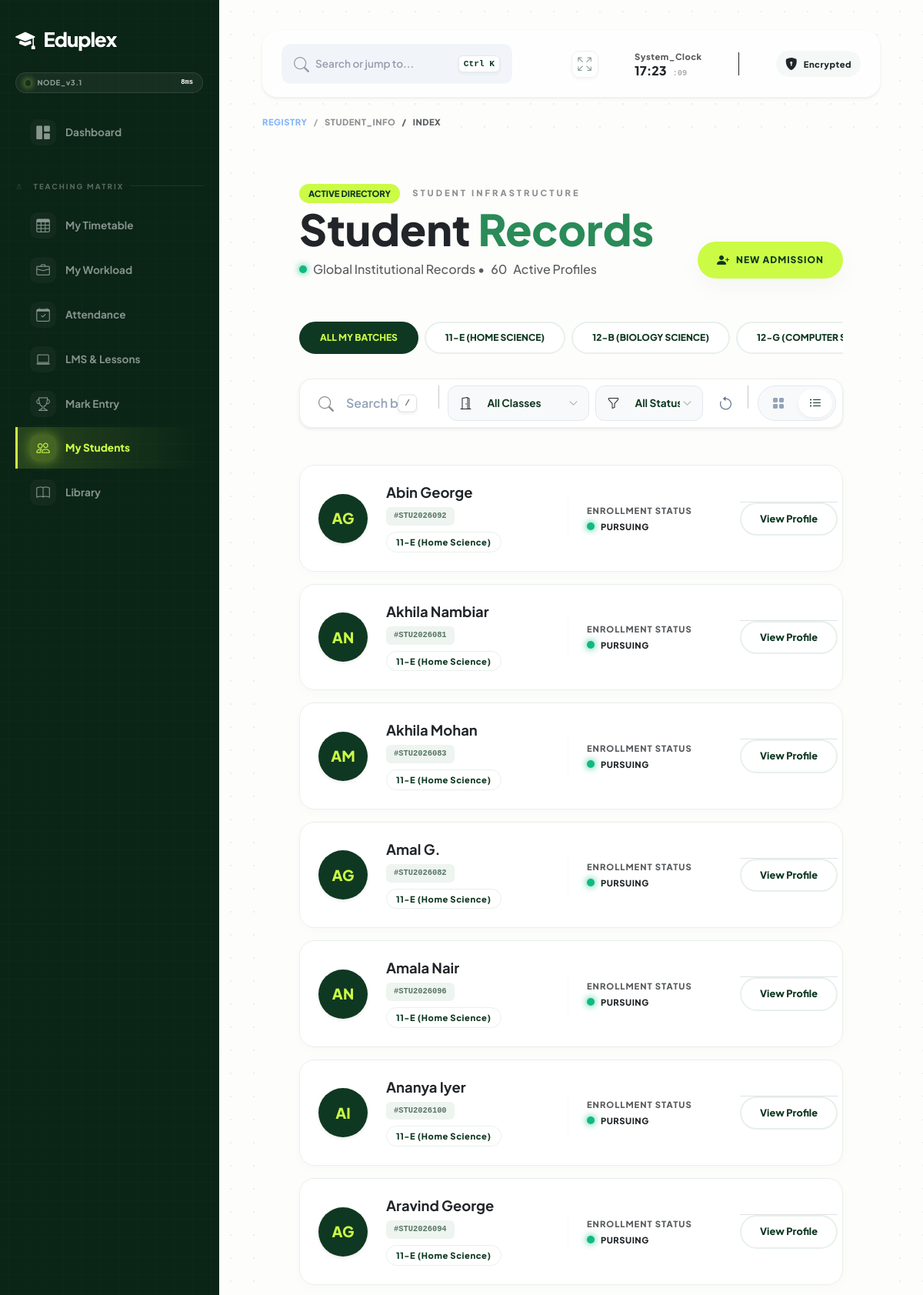
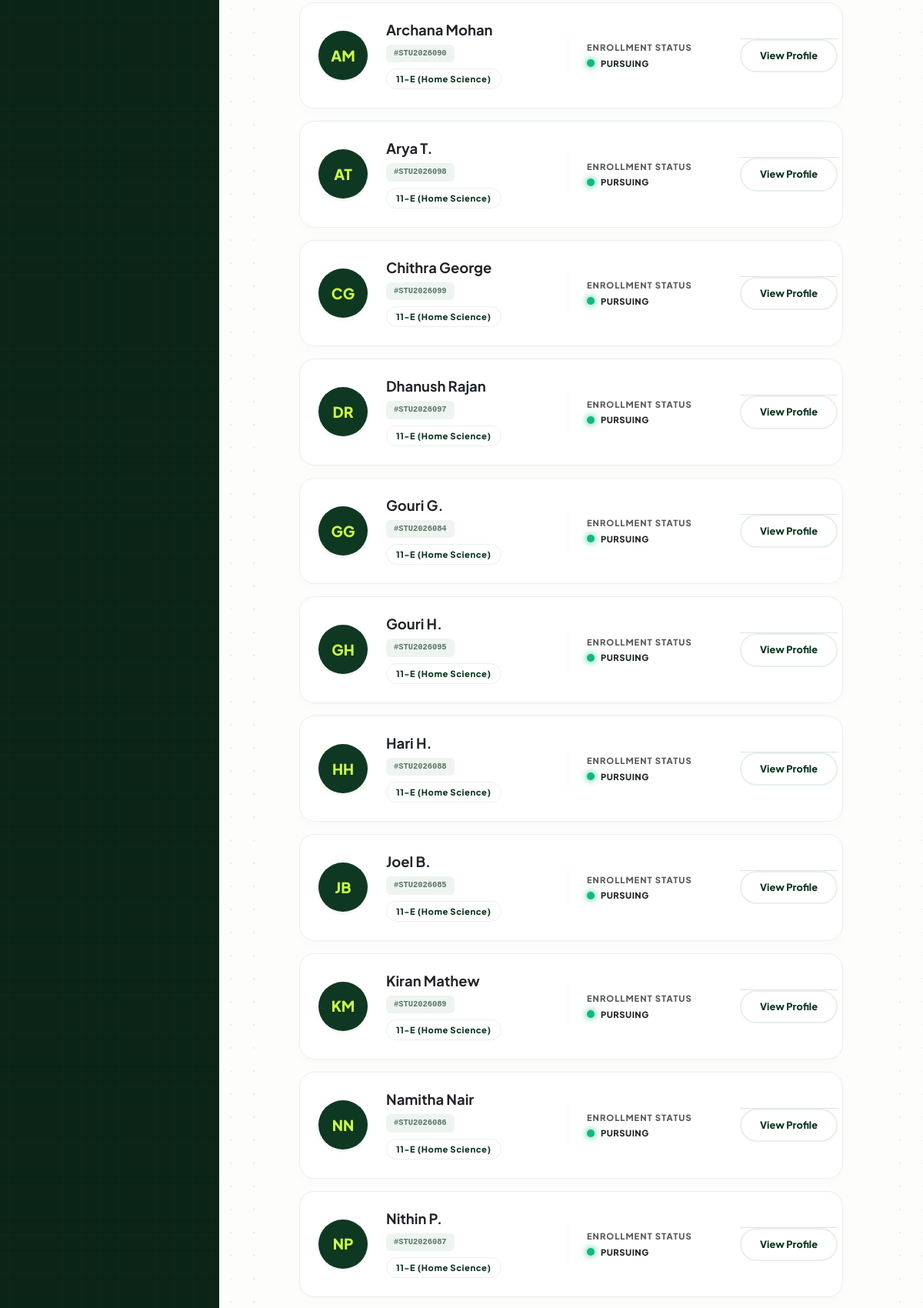
Page /student_info/ (signed in, upper part) on the committed database (2 pictures, top to bottom).
### admission/models.py (models this page shows, shortened)
class ClassRoom(models.Model):
    STANDARD_CHOICES = [(str(i), str(i)) for i in range(1, 13)]
    DIVISION_CHOICES = [
        ('A1', 'A1'), ('A2', 'A2'), ('B1', 'B1'), ('B2', 'B2'),
        ('C1', 'C1'), ('C2', 'C2'), ('D1', 'D1'), ('D2', 'D2'),
        ('E1', 'E1'), ('E2', 'E2'), ('F1', 'F1'), ('F2', 'F2'),
        ('G1', 'G1'), ('G2', 'G2'), ('H1', 'H1'), ('H2', 'H2'),
        ('I1', 'I1'), ('I2', 'I2'), ('J1', 'J1'), ('J2', 'J2'),
        ('K1', 'K1'), ('K2', 'K2'), ('A', 'A'), ('B', 'B'), ('C', 'C'), ('D', 'D')
    ]
    standard = models.CharField(max_length=5, choices=STANDARD_CHOICES)
    division = models.CharField(max_length=5, choices=DIVISION_CHOICES)
    stream = models.ForeignKey(Stream, on_delete=models.SET_NULL, null=True, blank=True)
    class_teacher = models.OneToOneField(
        'staff.Staff',
        on_delete=models.SET_NULL,
        null=True,
        blank=True,
        related_name='class_teacher_of',
        help_text="The teacher in charge of this specific class."
    )
    name = models.CharField(max_length=100, blank=True, editable=False)
    total_seats = models.IntegerField(default=60)
    class Meta:
        unique_together = ['standard', 'division']
        ordering = ['standard', 'division']
    def __str__(self):
        return self.name

### student_info/models.py (models this page shows, shortened)
class Student(models.Model):
    STUDENT_STATUS = [
        ('pursuing', 'Pursuing'),
        ('passed_out', 'Passed Out'),
        ('discontinued', 'Discontinued'),
        ('on_leave', 'On Leave'),
        ('suspended', 'Suspended'),
    ]
    GENDER_CHOICES = [
        ('M', 'Male'),
        ('F', 'Female'),
        ('O', 'Other'),
    ]
    user = models.OneToOneField(
        User,
        on_delete=models.CASCADE,
        related_name='student_profile'
    )
    student_id = models.CharField(
        max_length=20,
        unique=True,
        help_text="Unique Institutional ID (e.g., STU2026001)"
    )
    classroom = models.ForeignKey(
        ClassRoom,
        on_delete=models.SET_NULL,
        null=True,
        related_name='students'
    )
    roll_number = models.IntegerField(null=True, blank=True)
    admission_date = models.DateField(auto_now_add=True)
    stream = models.ForeignKey(
        Stream,
        on_delete=models.SET_NULL,
        null=True,
        blank=True
    )
    first_language = models.ForeignKey(
        Subject,
        on_delete=models.SET_NULL,
        null=True,
        related_name='student_first_lang'
    )
    second_language = models.ForeignKey(
        Subject,
        on_delete=models.SET_NULL,
        null=True,
        related_name='student_second_lang'
    )
    optional_subject = models.ForeignKey(
        Subject,
        on_delete=models.SET_NULL,
        null=True,
        related_name='student_optional'
    )
    status = models.CharField(
        max_length=20,
        choices=STUDENT_STATUS,
        default='pursuing',
        db_index=True
    )
    is_active = models.BooleanField(
        default=True,
        help_text="Uncheck this to disable login access for this student."
    )
    date_of_birth = models.DateField(null=True, blank=True)
    gender = models.CharField(max_length=10, choices=GENDER_CHOICES, default='M')
    blood_group = models.CharField(max_length=5, blank=True)
    father_name = models.CharField(max_length=100)
    mother_name = models.CharField(max_length=100, blank=True)
    emergency_phone = models.CharField(max_length=15, blank=True)
    primary_phone = models.CharField(max_length=15, blank=True)
    address = models.TextField()
    photo = models.ImageField(
        upload_to='student_photos/',
        null=True,
        blank=True,
        help_text="Passport Size Photo"
    )
    id_proof = models.FileField(
        upload_to='student_docs/id_proofs/',
        null=True,
        blank=True,
        help_text="Aadhar/Passport/ID Card"
    )
    previous_mark_sheet = models.FileField(
        upload_to='student_docs/mark_sheets/',
        null=True,
        blank=True
    )
    transfer_certificate = models.FileField(
        upload_to='student_docs/tc/',
        null=True,
        blank=True
    )
    class Meta:
        verbose_name = "Student Profile"
        verbose_name_plural = "Student Profiles"
        ordering = ['student_id']

### student_info/views.py (the view, shortened to what this page needs)
# urls.py: path('', views.student_list, name='index'),
@login_required
def student_list(request):
    base_students_qs, base_classrooms_qs = get_teacher_context(request.user)
    students = base_students_qs.select_related('user', 'classroom', 'stream').order_by(
        'classroom__standard', 'user__first_name'
    )
    form = StudentFilterForm(request.GET)
    form.fields['class_room'].queryset = base_classrooms_qs.order_by('standard', 'division')
    if form.is_valid():
        query = form.cleaned_data.get('search_query')
        classroom = form.cleaned_data.get('class_room')
        if classroom:
            students = students.filter(classroom=classroom)
        stream = form.cleaned_data.get('stream')
        if stream:
            students = students.filter(stream=stream)
        status = form.cleaned_data.get('status')
        if status:
            students = students.filter(status=status)
    context = {
        'students': students,
        'form': form,
        'classrooms': base_classrooms_qs.order_by('standard'),
        'page_title': 'Student Directory',
        'count': students.count()
    }
    return render(request, 'student_info/list.html', context)

### dashboard/templatetags/dashboard_extras.py (called while the page is built)
@register.filter(name='replace_chars')
def replace_chars(value, arg):
    if not value:
        return ""
    try:
        old, new = arg.split(',')
        return str(value).replace(old, new)
    except:
        return value

### student_info/views.py (called while the page is built)
def has_full_directory_access(user):
    return user.is_superuser or user.groups.filter(name__in=['Admin', 'Dept_Admin', 'Office_Staff']).exists()

def get_teacher_context(user):
    if has_full_directory_access(user):
        return Student.objects.all(), ClassRoom.objects.all()
    assigned_classes = ClassRoom.objects.filter(
        id__in=SubjectAllocation.objects.filter(staff__user=user).values_list('classroom_id', flat=True)
    ).distinct()
    return Student.objects.filter(classroom__in=assigned_classes), assigned_classes

### templates/student_info/list.html (shortened to what this page needs)
{% extends 'base.html' %}
{% load timetable_extras %}
{% block content %}
<div class="theme-wrapper container-fluid p-4 p-lg-5 page-load-animation">
    <div class="d-flex flex-column flex-md-row justify-content-between align-items-md-end mb-5 gap-4">
        <div class="header-group">
            <div class="d-flex align-items-center gap-3 mb-2">
                <span class="badge-pill-neon">Active Directory</span>
                <h6 class="text-uppercase smallest fw-black ls-3 m-0 opacity-50">Student Infrastructure</h6>
            </div>
            <h1 class="title-heavy text-theme-dark tracking-normal m-0 line-height-1">
                Student <span class="theme-accent-text-dark">Records</span>
            </h1>
            <p class="text-muted fw-medium mt-3 mb-0 d-flex align-items-center gap-2">
                <span class="status-dot animate-pulse"></span>
                {% if is_restricted %}Assigned Batch Access{% else %}Global Institutional Records{% endif %} • <span
                    id="student-count-display">{{ count }}</span> Active Profiles
            </p>
        </div>
        <div class="d-flex flex-wrap gap-3">
            <a href="{% url 'admission:index' %}" class="btn-neon-premium shadow-soft d-flex align-items-center">
                <i class="bi bi-person-plus-fill me-2 fs-6"></i>New Admission
            </a>
        </div>
    </div>
    <div class="scroller-container mb-4" id="batch-scroller">
        <div class="d-flex gap-2 overflow-auto py-2 hide-scrollbar">
            <a href="?class_room="
                class="nav-pill-modern batch-pill {% if not request.GET.class_room %}active{% endif %}" data-val="">
                All My Batches
            </a>
            {% for classroom in classrooms %}
            <a href="?class_room={{ classroom.id }}"
                class="nav-pill-modern batch-pill {% if request.GET.class_room == classroom.id|stringformat:'s' %}active{% endif %}"
                data-val="{{ classroom.id }}">
                {{ classroom.name }}
            </a>
            {% endfor %}
        </div>
    </div>
    <div class="command-bar shadow-sm mb-5 bg-white position-relative z-index-10">
        <form method="GET" class="d-flex flex-wrap flex-lg-nowrap align-items-center m-0 w-100 p-2 gap-2"
            id="filterForm">
            <div class="search-zone flex-grow-1 d-flex align-items-center position-relative px-3 py-2 rounded-3 transition-all"
                id="searchZone">
                <i class="bi bi-search text-theme-dark opacity-50 fs-5 me-3 transition-all" id="search-icon"></i>
                <input type="text" name="search_query" id="searchInput"
                    class="form-control bg-transparent border-0 shadow-none text-theme-dark fw-bold custom-search-input p-0 w-100"
                    placeholder="Search by name, ID, or roll..." value="{{ request.GET.search_query|default:'' }}"
                    autocomplete="off">
                <div class="shortcut-hint d-none d-md-flex align-items-center position-absolute end-0 top-50 translate-middle-y me-3"
                    style="pointer-events: none;" id="shortcutHint">
                    <kbd class="bg-white text-muted border shadow-sm font-monospace fw-bold"
                        style="font-size: 0.7rem; padding: 2px 8px; border-radius: 6px;">/</kbd>
                </div>
            </div>
            <div class="d-flex align-items-center gap-2 w-100 w-lg-auto filter-zone">
                <div class="filter-pill position-relative d-flex align-items-center transition-all" id="classPill">
                    <i class="bi bi-door-open me-2 icon-indicator"></i>
                    <div class="filter-dropdown-wrapper">
                        {{ form.class_room }}
                    </div>
                </div>
                <div class="filter-pill position-relative d-flex align-items-center transition-all" id="statusPill">
                    <i class="bi bi-funnel me-2 icon-indicator"></i>
                    <div class="filter-dropdown-wrapper">
                        {{ form.status }}
                    </div>
                </div>
                <button type="button" onclick="resetFilters()" class="btn-tool-icon ms-1" title="Reset All Filters">
                    <i class="bi bi-arrow-counterclockwise fs-5"></i>
                </button>
            </div>
            <div
                class="view-toggle-hub p-1 d-flex align-items-center gap-1 bg-light border rounded-pill ms-auto ms-lg-0 flex-shrink-0">
                <button type="button" onclick="switchView('grid')" id="gridBtn" class="btn-hub-toggle rounded-pill"
                    title="Grid View">
                    <i class="bi bi-grid-fill"></i>
                </button>
                <button type="button" onclick="switchView('list')" id="listBtn"
                    class="btn-hub-toggle rounded-pill active" title="List View">
                    <i class="bi bi-list-ul"></i>
                </button>
            </div>
        </form>
    </div>
    <div id="ajax-content-wrapper" class="transition-all">
        <div id="listView" class="row g-3 transition-fade">
            {% for student in students %}
            <div class="col-12">
                <div class="student-bento-card card-lift w-100">
                    <div class="card-body p-3 p-md-4 d-flex flex-column flex-lg-row align-items-lg-center gap-4 w-100">
                        <div class="d-flex align-items-center gap-4 flex-grow-1" style="min-width: 300px;">
                            <div class="flex-shrink-0">
                                {% if student.photo %}
                                <div class="avatar-frame shadow-sm" style="width: 64px; height: 64px;">
                                    <img src="{{ student.photo.url }}"
                                        class="rounded-circle object-fit-cover w-100 h-100">
                                </div>
                                {% else %}
                                <div class="avatar-placeholder-custom rounded-circle fw-black shadow-sm mx-auto"
                                    style="width: 64px; height: 64px; font-size: 1.2rem;">
                                    {{ student.user.first_name|first }}{{ student.user.last_name|first }}
                                </div>
                                {% endif %}
                            </div>
                            <div class="d-flex flex-column justify-content-center overflow-hidden">
                                <h5 class="fw-bold text-theme-dark m-0 tracking-normal text-capitalize mb-2 text-truncate"
                                    style="font-size: 1.15rem;">
                                    {{ student.user.get_full_name }}
                                </h5>
                                <div class="d-flex align-items-center flex-wrap gap-2">
                                    <span class="id-token m-0">#{{ student.student_id }}</span>
                                    <span class="badge-outline-sage smallest fw-black uppercase m-0">
                                        {{ student.classroom.name }}
                                    </span>
                                </div>
                            </div>
                        </div>
                        <div class="d-none d-lg-flex flex-column justify-content-center border-start border-light ps-4 pe-4"
                            style="min-width: 200px; height: 50px;">
                            <span class="smallest text-muted fw-black ls-2 mb-1">ENROLLMENT STATUS</span>
                            <div class="d-flex align-items-center gap-2">
                                <span
                                    class="badge-dot-neon {% if student.status == 'pursuing' %}active{% endif %} flex-shrink-0"></span>
                                <span class="smallest fw-black text-theme-dark text-uppercase ls-1 text-truncate">
                                    {{ student.get_status_display }}
                                </span>
                            </div>
                        </div>
                        <div
                            class="d-flex align-items-center gap-2 ms-lg-auto border-top border-lg-0 pt-3 pt-lg-0 mt-2 mt-lg-0 w-100 w-lg-auto justify-content-end">
                            <a href="{% url 'student_info:profile_view' student.student_id %}"
                                class="btn-outline-modern rounded-pill px-4 fw-black transition-all text-nowrap flex-grow-1 flex-lg-grow-0 text-center">
                                View Profile
                            </a>
                        </div>
                    </div>
                </div>
            </div>
            {% endfor %}
        </div>
    </div>
</div>
{% endblock %}

### templates/base.html (style rules this page uses)
:root { --bg-body: #fdfdfc; --bg-sidebar: #0a2416; --primary-lime: #cbfb45; --theme-accent-dark: #217346; --text-muted: #9a9cae; --white: #ffffff; --transition-smooth: all 0.4s cubic-bezier(0.16, 1, 0.3, 1); --sidebar-width: 285px; }
html, body { height: 100%; width: 100%; margin: 0; padding: 0; overflow: hidden; background-color: var(--bg-body); font-family: 'Plus Jakarta Sans', sans-serif; -webkit-tap-highlight-color: transparent; }
.animate-pulse { animation: pulse-neon 2s infinite; }
.shadow-soft { box-shadow: 0 10px 25px rgba(15, 56, 34, 0.05); }

### rows in the picture
ClassRoom: name "11-E (HOME SCIENCE)"
ClassRoom: name "12-B (BIOLOGY SCIENCE)"
ClassRoom: name "12-G (COMPUTER…"
Student: user.first_name|first "A", user.last_name|first "G", user.get_full_name "Abin George", student_id "STU2026092", classroom.name "11-E (Home Science)", status "PURSUING"
Student: user.first_name|first "A", user.last_name|first "N", user.get_full_name "Akhila Nambiar", student_id "STU2026081", classroom.name "11-E (Home Science)", status "PURSUING"
Student: user.first_name|first "A", user.last_name|first "M", user.get_full_name "Akhila Mohan", student_id "STU2026083", classroom.name "11-E (Home Science)", status "PURSUING"
Student: user.first_name|first "A", user.last_name|first "G", user.get_full_name "Amal G.", student_id "STU2026082", classroom.name "11-E (Home Science)", status "PURSUING"
Student: user.first_name|first "A", user.last_name|first "N", user.get_full_name "Amala Nair", student_id "STU2026096", classroom.name "11-E (Home Science)", status "PURSUING"
Student: user.first_name|first "A", user.last_name|first "I", user.get_full_name "Ananya Iyer", student_id "STU2026100", classroom.name "11-E (Home Science)", status "PURSUING"
Student: user.first_name|first "A", user.last_name|first "G", user.get_full_name "Aravind George", student_id "STU2026094", classroom.name "11-E (Home Science)", status "PURSUING"
Student: user.first_name|first "A", user.last_name|first "M", user.get_full_name "Archana Mohan", student_id "STU2026090", classroom.name "11-E (Home Science)", status "PURSUING"
Student: user.first_name|first "A", user.last_name|first "T", user.get_full_name "Arya T.", student_id "STU2026098", classroom.name "11-E (Home Science)", status "PURSUING"
Student: user.first_name|first "C", user.last_name|first "G", user.get_full_name "Chithra George", student_id "STU2026099", classroom.name "11-E (Home Science)", status "PURSUING"
Student: user.first_name|first "D", user.last_name|first "R", user.get_full_name "Dhanush Rajan", student_id "STU2026097", classroom.name "11-E (Home Science)", status "PURSUING"
Student: user.first_name|first "G", user.last_name|first "G", user.get_full_name "Gouri G.", student_id "STU2026084", classroom.name "11-E (Home Science)", status "PURSUING"
Student: user.first_name|first "G", user.last_name|first "H", user.get_full_name "Gouri H.", student_id "STU2026095", classroom.name "11-E (Home Science)", status "PURSUING"
Student: user.first_name|first "H", user.last_name|first "H", user.get_full_name "Hari H.", student_id "STU2026088", classroom.name "11-E (Home Science)", status "PURSUING"
Student: user.first_name|first "J", user.last_name|first "B", user.get_full_name "Joel B.", student_id "STU2026085", classroom.name "11-E (Home Science)", status "PURSUING"
Student: user.first_name|first "K", user.last_name|first "M", user.get_full_name "Kiran Mathew", student_id "STU2026089", classroom.name "11-E (Home Science)", status "PURSUING"
Student: user.first_name|first "N", user.last_name|first "N", user.get_full_name "Namitha Nair", student_id "STU2026086", classroom.name "11-E (Home Science)", status "PURSUING"
Student: user.first_name|first "N", user.last_name|first "P", user.get_full_name "Nithin P.", student_id "STU2026087", classroom.name "11-E (Home Science)", status "PURSUING"

### other values in the picture
{{ request.resolver_match.app_name }} "STUDENT_INFO"
{{ request.resolver_match.url_name|replace_chars:"_, " }} "INDEX"
{{ count }} "60"
